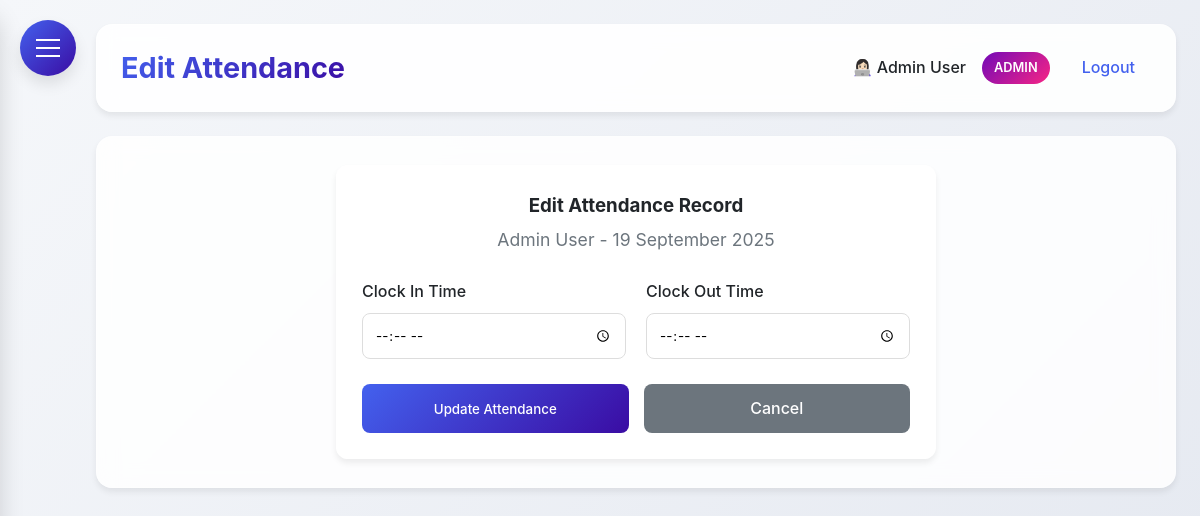
Before: /edit_attendance/1/2025-09-19 (signed in) with the older database file.
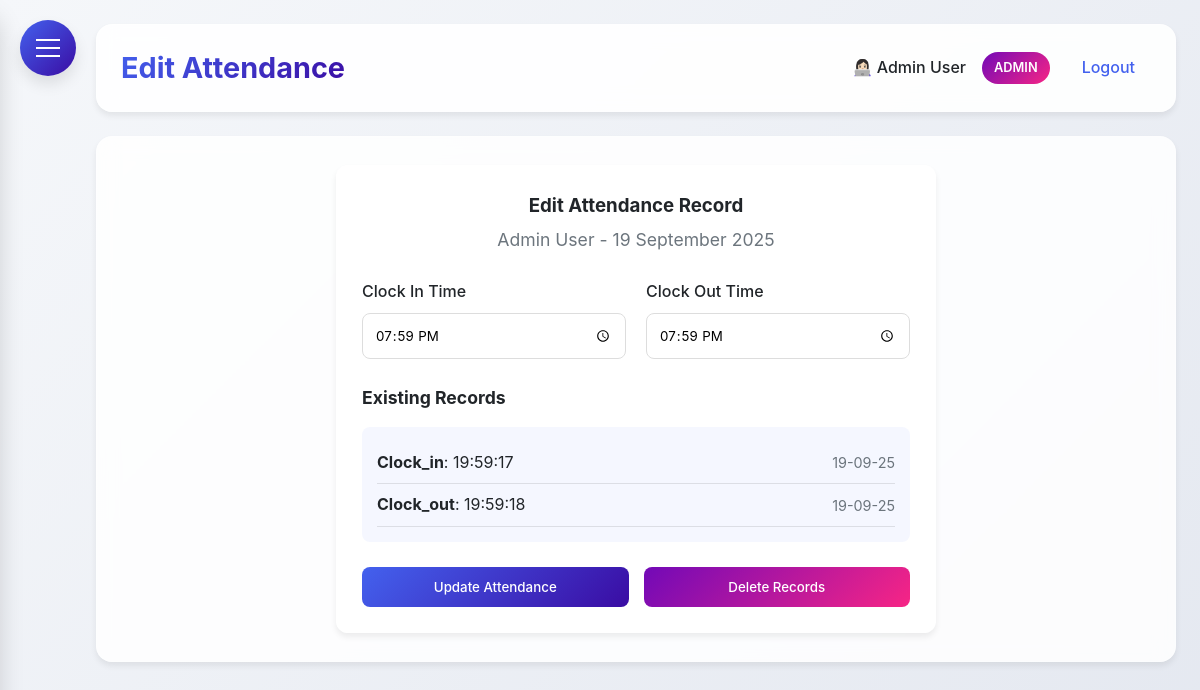
After: the same page with the newer database file.
### HerculesSystem.py (models this page shows)
class TimeTracking(db.Model):
    __tablename__ = 'time_tracking'
    id = db.Column(db.Integer, primary_key=True)
    employee_id = db.Column(db.Integer, db.ForeignKey('employee.id'), nullable=False)
    action_type = db.Column(db.String(20), nullable=False)  #clock_in, clock_out, lunch_start, lunch_end
    timestamp = db.Column(db.DateTime, nullable=True)
    latitude = db.Column(db.Float, nullable=True)
    longitude = db.Column(db.Float, nullable=True)
    address = db.Column(db.String(200), nullable=True)
    status = db.Column(db.String(20), nullable=True)    # in/out office
    ip_address = db.Column(db.String(45), nullable=True)
    employee = db.relationship('Employee', backref=db.backref('time_entries', lazy=True))

### HerculesSystem.py (the view, shortened to what this page needs)
@app.route('/edit_attendance/<int:employee_id>/<string:date_str>', methods=['GET', 'POST'])
@login_required
def edit_attendance(employee_id, date_str):
    if current_user.user_type not in ['admin', 'supervisor']:
        flash('You do not have permission to edit attendance.', 'danger')
        return redirect(url_for('reports'))
    try:
        target_date = datetime.strptime(date_str, '%Y-%m-%d').date()
    except ValueError:
        flash('Invalid date format.', 'danger')
        return redirect(url_for('reports'))
    employee = Employee.query.get_or_404(employee_id)
    if current_user.user_type == 'supervisor' and employee.supervisor_id != current_user.id:
        flash('You can only edit attendance for your team members.', 'danger')
        return redirect(url_for('reports'))
    start_datetime = datetime.combine(target_date, time.min)
    end_datetime = datetime.combine(target_date, time.max)
    time_records = TimeTracking.query.filter(
        TimeTracking.employee_id == employee_id,
        TimeTracking.timestamp >= start_datetime,
        TimeTracking.timestamp <= end_datetime
    ).order_by(TimeTracking.timestamp).all()
    clock_in = None
    clock_out = None
    for record in time_records:
        if record.action_type == 'clock_in':
            clock_in = record.timestamp.time().strftime('%H:%M')
        elif record.action_type == 'clock_out':
            clock_out = record.timestamp.time().strftime('%H:%M')
    return render_template('edit_attendance.html',
                         employee=employee,
                         date=target_date,
                         clock_in=clock_in,
                         clock_out=clock_out,
                         time_records=time_records)

### HerculesSystem.py (called while the page is built)
@app.after_request
def add_security_headers(response):
    response.headers['Permissions-Policy'] = 'geolocation=()'
    return response

@login_manager.user_loader
def load_user(user_id):
    return db.session.get(Employee, int(user_id))

@app.context_processor
def inject_now():
    return {'now': datetime.utcnow()}

@app.before_request
def before_request():
    if request.url.startswith('https://'):
        new_url = request.url.replace('https://', 'http://', 1)
        return redirect(new_url, code=301)

### templates/edit_attendance.html (shortened to what this page needs)
{% extends "base.html" %}
{% block content %}
<div class="dashboard-container">
    <div class="glass" style="padding: 25px; border-radius: 12px; max-width: 600px; margin: 0 auto;">
        <div style="text-align: center; margin-bottom: 25px;">
            <h3 style="color: var(--dark); margin-bottom: 5px;">Edit Attendance Record</h3>
            <p style="color: var(--gray); font-size: 1.1rem;">
                {{ employee.full_name }} - {{ date.strftime('%d %B %Y') }}
            </p>
        </div>
        <form method="POST">
            <div style="display: grid; grid-template-columns: 1fr 1fr; gap: 20px; margin-bottom: 25px;">
                <div>
                    <label style="display: block; margin-bottom: 8px; font-weight: 500; color: var(--dark);">
                        Clock In Time
                    </label>
                    <input type="time" class="form-control" id="clock_in" name="clock_in"
                           value="{{ clock_in if clock_in else '' }}"
                           style="width: 100%; padding: 12px; border-radius: 8px; border: 1px solid #ddd; background: white;">
                </div>
                <div>
                    <label style="display: block; margin-bottom: 8px; font-weight: 500; color: var(--dark);">
                        Clock Out Time
                    </label>
                    <input type="time" class="form-control" id="clock_out" name="clock_out"
                           value="{{ clock_out if clock_out else '' }}"
                           style="width: 100%; padding: 12px; border-radius: 8px; border: 1px solid #ddd; background: white;">
                </div>
            </div>
            {% if time_records %}
            <div style="margin-bottom: 25px;">
                <h4 style="color: var(--dark); margin-bottom: 15px; font-size: 1.1rem;">Existing Records</h4>
                <div style="background: rgba(67, 97, 238, 0.05); padding: 15px; border-radius: 8px;">
                    {% for record in time_records %}
                    <div style="display: flex; justify-content: space-between; align-items: center; padding: 8px 0; border-bottom: 1px solid rgba(0,0,0,0.1);">
                        <span style="color: var(--dark);">
                            <strong>{{ record.action_type|title }}</strong>:
                            {{ record.timestamp.strftime('%H:%M:%S') }}
                        </span>
                        <span style="color: var(--gray); font-size: 0.9rem;">
                            {{ record.timestamp.strftime('%d-%m-%y') }}
                        </span>
                    </div>
                    {% endfor %}
                </div>
            </div>
            {% endif %}
            <div style="display: grid; grid-template-columns: 1fr 1fr; gap: 15px;">
                <button type="submit" name="action" value="update"
                        style="background: var(--gradient-primary); color: white; padding: 12px; border: none; border-radius: 8px; cursor: pointer; font-weight: 500; transition: all 0.3s ease;">
                    Update Attendance
                </button>
                {% if time_records %}
                <button type="submit" name="action" value="delete"
                        onclick="return confirm('Are you sure you want to delete all attendance records for {{ employee.full_name }} on {{ date.strftime('%d-%m-%Y') }}?')"
                        style="background: var(--gradient-accent); color: white; padding: 12px; border: none; border-radius: 8px; cursor: pointer; font-weight: 500; transition: all 0.3s ease;">
                    Delete Records
                </button>
                {% else %}
                <a href="{{ url_for('reports') }}"
                   style="background: var(--gray); color: white; padding: 12px; border: none; border-radius: 8px; cursor: pointer; font-weight: 500; text-decoration: none; text-align: center; transition: all 0.3s ease;">
                    Cancel
                </a>
                {% endif %}
            </div>
        </form>
    </div>
</div>
{% endblock %}

Changed rows visible on the page:
added TimeTracking: action_type "Clock_in", timestamp "19:59:17", timestamp "19-09-25"
added TimeTracking: action_type "Clock_out", timestamp "19:59:18", timestamp "19-09-25"
Other visible differences:
form field clock_in: (not shown) → "19:59"
form field clock_out: (not shown) → "19:59"
text no longer shown: "Cancel"
text now shown: "Existing Records Delete Records"
